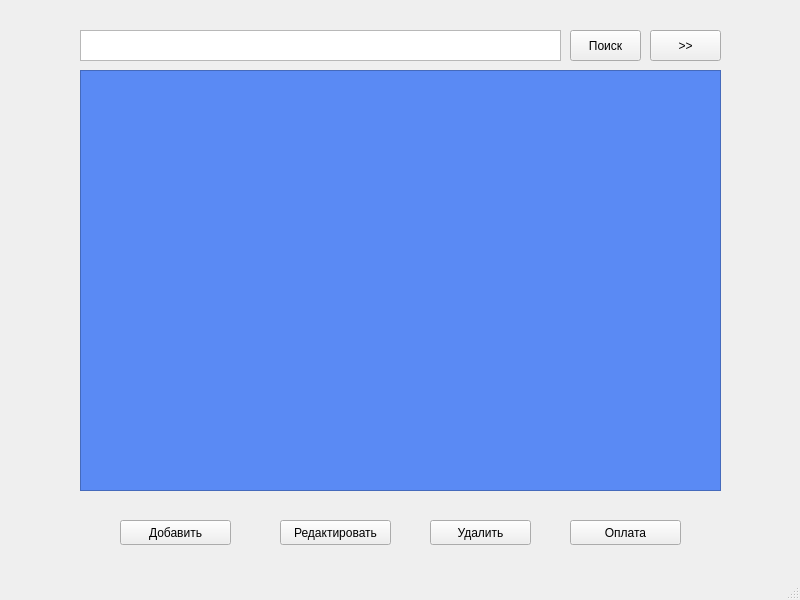
<?xml version="1.0" encoding="UTF-8"?>
<ui version="4.0">
 <class>MainWindow</class>
 <widget class="QMainWindow" name="MainWindow">
  <property name="geometry">
   <rect>
    <x>0</x>
    <y>0</y>
    <width>800</width>
    <height>600</height>
   </rect>
  </property>
  <property name="windowTitle">
   <string>Pool</string>
  </property>
  <property name="autoFillBackground">
   <bool>false</bool>
  </property>
  <property name="animated">
   <bool>false</bool>
  </property>
  <property name="documentMode">
   <bool>false</bool>
  </property>
  <widget class="QWidget" name="centralwidget">
   <widget class="QPushButton" name="pushButton">
    <property name="geometry">
     <rect>
      <x>570</x>
      <y>30</y>
      <width>71</width>
      <height>31</height>
     </rect>
    </property>
    <property name="text">
     <string>Поиск</string>
    </property>
   </widget>
   <widget class="QColumnView" name="columnView">
    <property name="geometry">
     <rect>
      <x>80</x>
      <y>70</y>
      <width>641</width>
      <height>161</height>
     </rect>
    </property>
    <property name="styleSheet">
     <string notr="true">background-color: rgb(114, 159, 207);</string>
    </property>
   </widget>
   <widget class="QCheckBox" name="checkBox">
    <property name="geometry">
     <rect>
      <x>90</x>
      <y>90</y>
      <width>92</width>
      <height>23</height>
     </rect>
    </property>
    <property name="text">
     <string>ФИО</string>
    </property>
    <property name="checked">
     <bool>true</bool>
    </property>
    <property name="autoExclusive">
     <bool>true</bool>
    </property>
    <property name="tristate">
     <bool>false</bool>
    </property>
   </widget>
   <widget class="QCheckBox" name="checkBox_2">
    <property name="geometry">
     <rect>
      <x>300</x>
      <y>90</y>
      <width>92</width>
      <height>23</height>
     </rect>
    </property>
    <property name="text">
     <string>Пол</string>
    </property>
    <property name="autoExclusive">
     <bool>true</bool>
    </property>
   </widget>
   <widget class="QCheckBox" name="checkBox_3">
    <property name="geometry">
     <rect>
      <x>510</x>
      <y>90</y>
      <width>141</width>
      <height>23</height>
     </rect>
    </property>
    <property name="text">
     <string>Номер телефона</string>
    </property>
    <property name="autoExclusive">
     <bool>true</bool>
    </property>
   </widget>
   <widget class="QCheckBox" name="checkBox_4">
    <property name="geometry">
     <rect>
      <x>90</x>
      <y>120</y>
      <width>151</width>
      <height>23</height>
     </rect>
    </property>
    <property name="text">
     <string>Дата регистрации</string>
    </property>
    <property name="autoExclusive">
     <bool>true</bool>
    </property>
   </widget>
   <widget class="QCheckBox" name="checkBox_5">
    <property name="geometry">
     <rect>
      <x>300</x>
      <y>120</y>
      <width>121</width>
      <height>23</height>
     </rect>
    </property>
    <property name="text">
     <string>Дата оплаты</string>
    </property>
    <property name="autoExclusive">
     <bool>true</bool>
    </property>
   </widget>
   <widget class="QCheckBox" name="checkBox_6">
    <property name="geometry">
     <rect>
      <x>510</x>
      <y>120</y>
      <width>211</width>
      <height>23</height>
     </rect>
    </property>
    <property name="text">
     <string>длительность абонимента</string>
    </property>
    <property name="autoExclusive">
     <bool>true</bool>
    </property>
   </widget>
   <widget class="QTextEdit" name="textEdit">
    <property name="geometry">
     <rect>
      <x>80</x>
      <y>30</y>
      <width>481</width>
      <height>31</height>
     </rect>
    </property>
   </widget>
   <widget class="QPushButton" name="pushButton_2">
    <property name="geometry">
     <rect>
      <x>120</x>
      <y>520</y>
      <width>111</width>
      <height>25</height>
     </rect>
    </property>
    <property name="text">
     <string>Добавить</string>
    </property>
   </widget>
   <widget class="QPushButton" name="pushButton_3">
    <property name="geometry">
     <rect>
      <x>280</x>
      <y>520</y>
      <width>111</width>
      <height>25</height>
     </rect>
    </property>
    <property name="text">
     <string>Редактировать</string>
    </property>
   </widget>
   <widget class="QPushButton" name="pushButton_4">
    <property name="geometry">
     <rect>
      <x>430</x>
      <y>520</y>
      <width>101</width>
      <height>25</height>
     </rect>
    </property>
    <property name="text">
     <string>Удалить</string>
    </property>
   </widget>
   <widget class="QPushButton" name="pushButton_5">
    <property name="geometry">
     <rect>
      <x>570</x>
      <y>520</y>
      <width>111</width>
      <height>25</height>
     </rect>
    </property>
    <property name="text">
     <string>Оплата</string>
    </property>
   </widget>
   <widget class="QTableView" name="tableView">
    <property name="geometry">
     <rect>
      <x>80</x>
      <y>70</y>
      <width>641</width>
      <height>421</height>
     </rect>
    </property>
    <property name="styleSheet">
     <string notr="true">gridline-color: rgb(78, 154, 6);
background-color: rgb(90, 138, 244);</string>
    </property>
    <property name="sizeAdjustPolicy">
     <enum>QAbstractScrollArea::AdjustToContents</enum>
    </property>
    <property name="editTriggers">
     <set>QAbstractItemView::NoEditTriggers</set>
    </property>
    <property name="dragDropOverwriteMode">
     <bool>false</bool>
    </property>
    <property name="alternatingRowColors">
     <bool>false</bool>
    </property>
    <property name="sortingEnabled">
     <bool>true</bool>
    </property>
    <property name="cornerButtonEnabled">
     <bool>false</bool>
    </property>
    <attribute name="horizontalHeaderCascadingSectionResizes">
     <bool>false</bool>
    </attribute>
    <attribute name="horizontalHeaderMinimumSectionSize">
     <number>5</number>
    </attribute>
    <attribute name="horizontalHeaderDefaultSectionSize">
     <number>50</number>
    </attribute>
    <attribute name="verticalHeaderVisible">
     <bool>false</bool>
    </attribute>
    <attribute name="verticalHeaderHighlightSections">
     <bool>false</bool>
    </attribute>
   </widget>
   <widget class="QPushButton" name="pushButton_6">
    <property name="geometry">
     <rect>
      <x>650</x>
      <y>30</y>
      <width>71</width>
      <height>31</height>
     </rect>
    </property>
    <property name="text">
     <string>&gt;&gt;</string>
    </property>
   </widget>
   <widget class="QCheckBox" name="checkBox_7">
    <property name="geometry">
     <rect>
      <x>90</x>
      <y>150</y>
      <width>131</width>
      <height>23</height>
     </rect>
    </property>
    <property name="text">
     <string>период оплаты</string>
    </property>
   </widget>
   <widget class="QCheckBox" name="checkBox_8">
    <property name="geometry">
     <rect>
      <x>300</x>
      <y>150</y>
      <width>171</width>
      <height>23</height>
     </rect>
    </property>
    <property name="text">
     <string>период регистрации</string>
    </property>
   </widget>
   <widget class="QTextEdit" name="textEdit_2">
    <property name="geometry">
     <rect>
      <x>170</x>
      <y>180</y>
      <width>171</width>
      <height>31</height>
     </rect>
    </property>
   </widget>
   <widget class="QTextEdit" name="textEdit_3">
    <property name="geometry">
     <rect>
      <x>390</x>
      <y>180</y>
      <width>171</width>
      <height>31</height>
     </rect>
    </property>
   </widget>
   <widget class="QLabel" name="label">
    <property name="geometry">
     <rect>
      <x>130</x>
      <y>180</y>
      <width>41</width>
      <height>31</height>
     </rect>
    </property>
    <property name="text">
     <string>от</string>
    </property>
   </widget>
   <widget class="QLabel" name="label_2">
    <property name="geometry">
     <rect>
      <x>360</x>
      <y>180</y>
      <width>31</width>
      <height>31</height>
     </rect>
    </property>
    <property name="text">
     <string>до</string>
    </property>
   </widget>
   <widget class="QCheckBox" name="checkBox_9">
    <property name="geometry">
     <rect>
      <x>510</x>
      <y>150</y>
      <width>92</width>
      <height>23</height>
     </rect>
    </property>
    <property name="text">
     <string>сброс</string>
    </property>
   </widget>
   <zorder>pushButton</zorder>
   <zorder>columnView</zorder>
   <zorder>checkBox</zorder>
   <zorder>checkBox_2</zorder>
   <zorder>checkBox_3</zorder>
   <zorder>checkBox_4</zorder>
   <zorder>checkBox_5</zorder>
   <zorder>checkBox_6</zorder>
   <zorder>textEdit</zorder>
   <zorder>pushButton_2</zorder>
   <zorder>pushButton_3</zorder>
   <zorder>pushButton_4</zorder>
   <zorder>pushButton_5</zorder>
   <zorder>pushButton_6</zorder>
   <zorder>checkBox_7</zorder>
   <zorder>checkBox_8</zorder>
   <zorder>textEdit_2</zorder>
   <zorder>textEdit_3</zorder>
   <zorder>label</zorder>
   <zorder>label_2</zorder>
   <zorder>checkBox_9</zorder>
   <zorder>tableView</zorder>
  </widget>
  <widget class="QMenuBar" name="menubar">
   <property name="geometry">
    <rect>
     <x>0</x>
     <y>0</y>
     <width>800</width>
     <height>22</height>
    </rect>
   </property>
  </widget>
  <widget class="QStatusBar" name="statusbar"/>
 </widget>
 <resources/>
 <connections/>
</ui>
